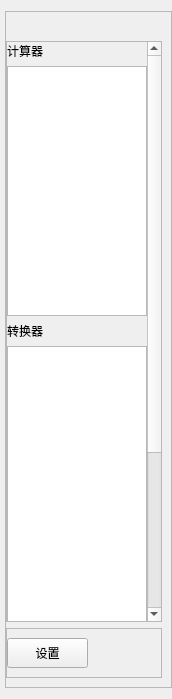
<?xml version="1.0" encoding="UTF-8"?>
<ui version="4.0">
 <class>PopMenu</class>
 <widget class="QFrame" name="PopMenu">
  <property name="geometry">
   <rect>
    <x>0</x>
    <y>0</y>
    <width>172</width>
    <height>699</height>
   </rect>
  </property>
  <property name="sizePolicy">
   <sizepolicy hsizetype="Preferred" vsizetype="Preferred">
    <horstretch>0</horstretch>
    <verstretch>0</verstretch>
   </sizepolicy>
  </property>
  <property name="windowTitle">
   <string>PopMenu</string>
  </property>
  <property name="styleSheet">
   <string notr="true"/>
  </property>
  <layout class="QVBoxLayout" name="verticalLayout_2">
   <property name="spacing">
    <number>2</number>
   </property>
   <property name="leftMargin">
    <number>5</number>
   </property>
   <property name="rightMargin">
    <number>0</number>
   </property>
   <item>
    <widget class="QFrame" name="frame">
     <property name="frameShape">
      <enum>QFrame::StyledPanel</enum>
     </property>
     <property name="frameShadow">
      <enum>QFrame::Raised</enum>
     </property>
     <layout class="QVBoxLayout" name="verticalLayout">
      <property name="leftMargin">
       <number>0</number>
      </property>
      <item>
       <spacer name="verticalSpacer">
        <property name="orientation">
         <enum>Qt::Vertical</enum>
        </property>
        <property name="sizeType">
         <enum>QSizePolicy::Minimum</enum>
        </property>
        <property name="sizeHint" stdset="0">
         <size>
          <width>20</width>
          <height>20</height>
         </size>
        </property>
       </spacer>
      </item>
      <item>
       <widget class="QScrollArea" name="scrollArea">
        <property name="verticalScrollBarPolicy">
         <enum>Qt::ScrollBarAsNeeded</enum>
        </property>
        <property name="horizontalScrollBarPolicy">
         <enum>Qt::ScrollBarAlwaysOff</enum>
        </property>
        <property name="widgetResizable">
         <bool>true</bool>
        </property>
        <widget class="QWidget" name="scrollAreaWidgetContents">
         <property name="geometry">
          <rect>
           <x>0</x>
           <y>0</y>
           <width>137</width>
           <height>792</height>
          </rect>
         </property>
         <layout class="QVBoxLayout" name="verticalLayout_4">
          <property name="leftMargin">
           <number>0</number>
          </property>
          <property name="topMargin">
           <number>0</number>
          </property>
          <property name="rightMargin">
           <number>0</number>
          </property>
          <property name="bottomMargin">
           <number>0</number>
          </property>
          <item>
           <widget class="QLabel" name="label">
            <property name="text">
             <string>计算器</string>
            </property>
           </widget>
          </item>
          <item>
           <widget class="QListWidget" name="listw_calcu">
            <property name="minimumSize">
             <size>
              <width>0</width>
              <height>250</height>
             </size>
            </property>
           </widget>
          </item>
          <item>
           <widget class="QLabel" name="label_2">
            <property name="text">
             <string>转换器</string>
            </property>
           </widget>
          </item>
          <item>
           <widget class="QListWidget" name="listw_switch">
            <property name="minimumSize">
             <size>
              <width>0</width>
              <height>500</height>
             </size>
            </property>
           </widget>
          </item>
         </layout>
        </widget>
       </widget>
      </item>
      <item>
       <widget class="QFrame" name="frame_2">
        <property name="minimumSize">
         <size>
          <width>0</width>
          <height>50</height>
         </size>
        </property>
        <property name="frameShape">
         <enum>QFrame::StyledPanel</enum>
        </property>
        <property name="frameShadow">
         <enum>QFrame::Raised</enum>
        </property>
        <layout class="QHBoxLayout" name="horizontalLayout_2">
         <property name="leftMargin">
          <number>0</number>
         </property>
         <property name="topMargin">
          <number>9</number>
         </property>
         <item>
          <widget class="QPushButton" name="btn_setting">
           <property name="minimumSize">
            <size>
             <width>0</width>
             <height>30</height>
            </size>
           </property>
           <property name="text">
            <string>设置</string>
           </property>
           <property name="icon">
            <iconset>
             <selectedoff>:/res/icon/setting.png</selectedoff>
            </iconset>
           </property>
          </widget>
         </item>
         <item>
          <spacer name="horizontalSpacer">
           <property name="orientation">
            <enum>Qt::Horizontal</enum>
           </property>
           <property name="sizeType">
            <enum>QSizePolicy::Minimum</enum>
           </property>
           <property name="sizeHint" stdset="0">
            <size>
             <width>64</width>
             <height>20</height>
            </size>
           </property>
          </spacer>
         </item>
        </layout>
       </widget>
      </item>
     </layout>
    </widget>
   </item>
  </layout>
 </widget>
 <resources/>
 <connections/>
</ui>
